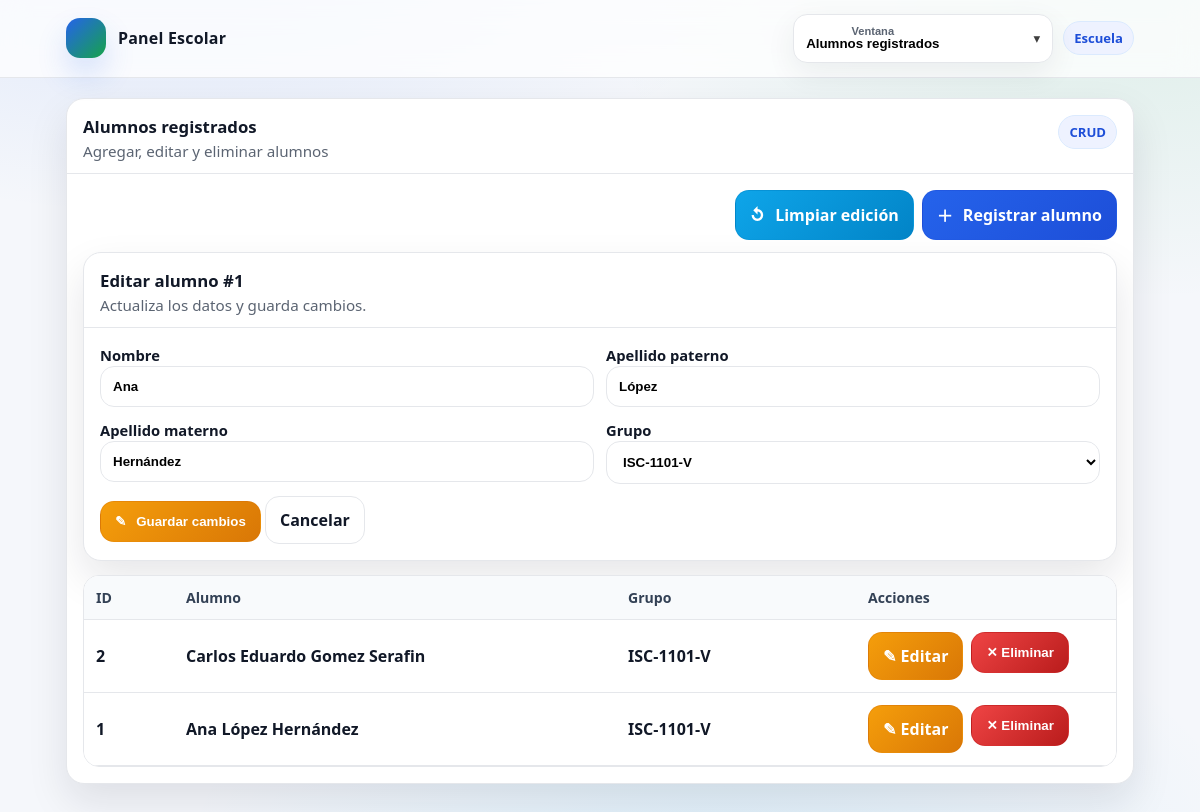
The page /P5/P5/index.php?view=alumnos&edit=1 on the database its author committed.
### tables this page shows
CREATE TABLE `alumnos` (
  `id` int NOT NULL,
  `nombre` varchar(80) NOT NULL,
  `apellido_paterno` varchar(80) NOT NULL,
  `apellido_materno` varchar(80) NOT NULL,
  `grupo_id` int NOT NULL,
  `created_at` timestamp NULL DEFAULT CURRENT_TIMESTAMP
);

CREATE TABLE `grupos` (
  `id` int NOT NULL,
  `carrera_id` int NOT NULL,
  `turno_id` int NOT NULL,
  `grado_id` int NOT NULL,
  `clave_num` int NOT NULL,
  `clave_completa` varchar(32) NOT NULL,
  `created_at` timestamp NULL DEFAULT CURRENT_TIMESTAMP
);

### P5/P5/includes/helpers.php (called while the page is built, shortened)
<?php
function h(string $s): string { return htmlspecialchars($s, ENT_QUOTES, 'UTF-8'); }

### P5/P5/views/alumnos.php (the view, shortened to what this page needs)
<?php
$pdo = db();
$rows = $pdo->query("
  SELECT a.id, a.nombre, a.apellido_paterno, a.apellido_materno,
         g.clave_completa AS grupo
  FROM alumnos a
  JOIN grupos g ON g.id = a.grupo_id
  ORDER BY a.id DESC
")->fetchAll();
$grupos = $pdo->query("
  SELECT id, clave_completa
  FROM grupos
  ORDER BY clave_completa ASC
")->fetchAll();
$editId = isset($_GET['edit']) ? (int)$_GET['edit'] : 0;
$editRow = null;
if ($editId > 0) {
  $st = $pdo->prepare("SELECT * FROM alumnos WHERE id=?");
  $st->execute([$editId]);
  $editRow = $st->fetch();
}
?>
<section class="card span-2">
  <div class="card-head">
    <div>
      <h2>Alumnos registrados</h2>
      <p>Agregar, editar y eliminar alumnos</p>
    </div>
    <span class="chip">CRUD</span>
  </div>
  <div class="card-body">
    <div class="actions" style="justify-content:flex-end;margin-bottom:12px;">
      <a class="btn info" href="?view=alumnos"><span>↺</span> Limpiar edición</a>
      <a class="btn primary" href="?view=regAlumno"><span>＋</span> Registrar alumno</a>
    </div>
    <?php if ($editRow): ?>
      <div class="card" style="margin-bottom:14px;">
        <div class="card-head">
          <div>
            <h2>Editar alumno #<?= (int)$editRow['id'] ?></h2>
            <p>Actualiza los datos y guarda cambios.</p>
          </div>
        </div>
        <div class="card-body">
          <form class="form" method="post" action="actions/alumnos_update.php">
            <div>
              <label>Nombre</label>
              <input class="input" name="nombre" required value="<?= h($editRow['nombre']) ?>" />
            </div>
            <div>
              <label>Apellido paterno</label>
              <input class="input" name="apellido_paterno" required value="<?= h($editRow['apellido_paterno']) ?>" />
            </div>
            <div>
              <label>Apellido materno</label>
              <input class="input" name="apellido_materno" required value="<?= h($editRow['apellido_materno']) ?>" />
            </div>
            <div>
              <label>Grupo</label>
              <select name="grupo_id" required>
                <?php foreach ($grupos as $g): ?>
                  <option value="<?= (int)$g['id'] ?>" <?= (int)$g['id']===(int)$editRow['grupo_id'] ? 'selected' : '' ?>>
                    <?= h($g['clave_completa']) ?>
                  </option>
                <?php endforeach; ?>
              </select>
            </div>
            <div class="full">
              <button class="btn warn" type="submit"><span>✎</span> Guardar cambios</button>
              <a class="btn ghost" href="?view=alumnos">Cancelar</a>
            </div>
          </form>
        </div>
      </div>
    <?php endif; ?>
    <div class="table-wrap">
      <table>
        <thead>
          <tr>
            <th style="width:90px;">ID</th>
            <th>Alumno</th>
            <th style="width:240px;">Grupo</th>
            <th style="width:260px;">Acciones</th>
          </tr>
        </thead>
        <tbody>
          <?php foreach ($rows as $r): ?>
            <tr>
              <td><?= (int)$r['id'] ?></td>
              <td><?= h($r['nombre']." ".$r['apellido_paterno']." ".$r['apellido_materno']) ?></td>
              <td><?= h($r['grupo']) ?></td>
              <td>
                <div class="actions">
                  <a class="btn warn" href="?view=alumnos&edit=<?= (int)$r['id'] ?>">✎ Editar</a>
                  <form method="post" action="actions/alumnos_delete.php" onsubmit="return confirm('¿Eliminar este alumno?');" style="display:inline;">
                    <button class="btn danger" type="submit">✕ Eliminar</button>
                  </form>
                </div>
              </td>
            </tr>
          <?php endforeach; ?>
        </tbody>
      </table>
    </div>
  </div>
</section>

### P5/P5/assets/style.css (style rules this page uses)
:root { --bg:#f5f7fb; --card:#ffffff; --muted:#5b6472; --text:#111827; --stroke:#e5e7eb; --brand:#2563eb; --brand2:#16a34a; --warn:#f59e0b; --danger:#ef4444; --info:#0ea5e9; --shadow: 0 18px 40px rgba(17,24,39,.10); --radius: 18px; --radius2: 14px; }
* { box-sizing:border-box }
html,body { height:100% }
body { margin:0; font-family: ui-sans-serif, system-ui, -apple-system, Segoe UI, Roboto, Arial; background: radial-gradient(1000px 500px at 15% -10%, rgba(37,99,235,.12), transparent 60%), radial-gradient(900px 500px at 95% 0%, rgba(22,163,74,.10), transparent 60%), radial-gradient(900px 500px at 60% 105%, rgba(14,165,233,.10), transparent 60%), var(--bg); color:var(--text); }
a { color:inherit;text-decoration:none }
.chip { padding:7px 10px;border-radius:999px; background:#eef2ff;border:1px solid #dbeafe; color:#1d4ed8;font-weight:800;font-size:.82rem; }
@media (min-width: 900px) { .span-2 { grid-column:1 / -1 } }
.card { background:var(--card); border:1px solid var(--stroke); border-radius: var(--radius); box-shadow: var(--shadow); overflow:hidden; }
.card-head { padding:16px 16px 12px; border-bottom:1px solid var(--stroke); display:flex;align-items:flex-start;justify-content:space-between;gap:10px; }
.card-head h2 { margin:0;font-size:1.05rem }
.card-head p { margin:.2rem 0 0;color:var(--muted);font-size:.95rem }
.card-body { padding:16px }
.form { display:grid;grid-template-columns:1fr;gap:12px }
@media (min-width:900px) { .form { grid-template-columns:1fr 1fr } }
@media (min-width:900px) { .full { grid-column:1 / -1 } }
label { font-weight:800;font-size:.92rem }
.input, select { width:100%; padding:12px 12px; border-radius:14px; border:1px solid var(--stroke); background:#fff; outline:none; font-weight:700; }
.btn { display:inline-flex;align-items:center;justify-content:center;gap:10px; padding:12px 14px;border-radius:14px; border:1px solid var(--stroke); cursor:pointer;font-weight:900; background:#fff; }
.btn.primary { background: linear-gradient(135deg, var(--brand), #1d4ed8); color:#fff;border-color: rgba(29,78,216,.35); }
.btn.warn { background: linear-gradient(135deg, var(--warn), #d97706); color:#fff;border-color: rgba(217,119,6,.35); }
.btn.danger { background: linear-gradient(135deg, var(--danger), #b91c1c); color:#fff;border-color: rgba(185,28,28,.35); }
.btn.info { background: linear-gradient(135deg, var(--info), #0284c7); color:#fff;border-color: rgba(2,132,199,.35); }
.btn.ghost { background:#fff; }
.table-wrap { overflow:auto; border-radius:16px; border:1px solid var(--stroke); }
table { width:100%;border-collapse:collapse;min-width:720px;background:#fff }
th,td { padding:12px 12px;border-bottom:1px solid var(--stroke);text-align:left }
th { background:#f8fafc;color:#334155;font-size:.88rem }
td { color:#111827;font-weight:650 }
.actions { display:flex;gap:8px;flex-wrap:wrap }

### rows shown on the page
alumnos: id "1", nombre "Ana", apellido_paterno "López", apellido_materno "Hernández", grupo_id "ISC-1101-V", nombre+apellido_paterno+apellido_materno "Ana López Hernández", grupo.clave_completa "ISC-1101-V"
alumnos: id "2", nombre+apellido_paterno+apellido_materno "Carlos Eduardo Gomez Serafin", grupo.clave_completa "ISC-1101-V"

### other values the page prints
$panels[$view] "Alumnos registrados"
